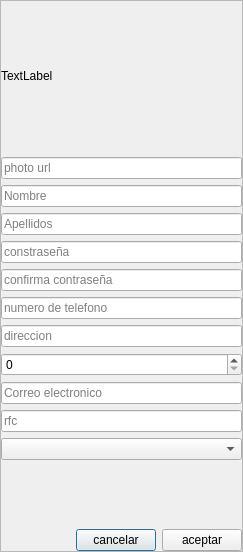
<?xml version="1.0" encoding="UTF-8"?>
<ui version="4.0">
 <class>Dialog</class>
 <widget class="QDialog" name="Dialog">
  <property name="geometry">
   <rect>
    <x>0</x>
    <y>0</y>
    <width>243</width>
    <height>552</height>
   </rect>
  </property>
  <property name="windowTitle">
   <string>Dialog</string>
  </property>
  <layout class="QVBoxLayout" name="verticalLayout">
   <property name="leftMargin">
    <number>0</number>
   </property>
   <property name="topMargin">
    <number>0</number>
   </property>
   <property name="rightMargin">
    <number>0</number>
   </property>
   <property name="bottomMargin">
    <number>0</number>
   </property>
   <item>
    <widget class="QFrame" name="frame">
     <property name="frameShape">
      <enum>QFrame::StyledPanel</enum>
     </property>
     <property name="frameShadow">
      <enum>QFrame::Raised</enum>
     </property>
     <layout class="QVBoxLayout" name="verticalLayout_3">
      <property name="leftMargin">
       <number>0</number>
      </property>
      <property name="topMargin">
       <number>0</number>
      </property>
      <property name="rightMargin">
       <number>0</number>
      </property>
      <property name="bottomMargin">
       <number>0</number>
      </property>
      <item>
       <layout class="QVBoxLayout" name="verticalLayout_2">
        <item>
         <widget class="QLabel" name="label">
          <property name="sizePolicy">
           <sizepolicy hsizetype="Preferred" vsizetype="Maximum">
            <horstretch>0</horstretch>
            <verstretch>150</verstretch>
           </sizepolicy>
          </property>
          <property name="minimumSize">
           <size>
            <width>0</width>
            <height>150</height>
           </size>
          </property>
          <property name="maximumSize">
           <size>
            <width>16777215</width>
            <height>150</height>
           </size>
          </property>
          <property name="text">
           <string>TextLabel</string>
          </property>
         </widget>
        </item>
        <item>
         <widget class="QLineEdit" name="input_photo_url">
          <property name="placeholderText">
           <string>photo url</string>
          </property>
         </widget>
        </item>
        <item>
         <widget class="QLineEdit" name="input_first_name">
          <property name="placeholderText">
           <string>Nombre</string>
          </property>
         </widget>
        </item>
        <item>
         <widget class="QLineEdit" name="input_last_name">
          <property name="placeholderText">
           <string>Apellidos</string>
          </property>
         </widget>
        </item>
        <item>
         <widget class="QLineEdit" name="input_password">
          <property name="placeholderText">
           <string>constraseña</string>
          </property>
         </widget>
        </item>
        <item>
         <widget class="QLineEdit" name="input_confirm_password">
          <property name="placeholderText">
           <string>confirma contraseña</string>
          </property>
         </widget>
        </item>
        <item>
         <widget class="QLineEdit" name="input_phone">
          <property name="placeholderText">
           <string>numero de telefono</string>
          </property>
         </widget>
        </item>
        <item>
         <widget class="QLineEdit" name="input_address">
          <property name="placeholderText">
           <string>direccion</string>
          </property>
         </widget>
        </item>
        <item>
         <widget class="QSpinBox" name="spin_box_cp">
          <property name="maximum">
           <number>999999</number>
          </property>
         </widget>
        </item>
        <item>
         <widget class="QLineEdit" name="input_email">
          <property name="placeholderText">
           <string>Correo electronico</string>
          </property>
         </widget>
        </item>
        <item>
         <widget class="QLineEdit" name="input_rfc">
          <property name="placeholderText">
           <string>rfc</string>
          </property>
         </widget>
        </item>
        <item>
         <widget class="QComboBox" name="combo_box_permissions"/>
        </item>
        <item>
         <spacer name="verticalSpacer">
          <property name="orientation">
           <enum>Qt::Vertical</enum>
          </property>
          <property name="sizeHint" stdset="0">
           <size>
            <width>20</width>
            <height>40</height>
           </size>
          </property>
         </spacer>
        </item>
        <item>
         <layout class="QHBoxLayout" name="horizontalLayout">
          <item>
           <spacer name="horizontalSpacer">
            <property name="orientation">
             <enum>Qt::Horizontal</enum>
            </property>
            <property name="sizeHint" stdset="0">
             <size>
              <width>40</width>
              <height>20</height>
             </size>
            </property>
           </spacer>
          </item>
          <item>
           <widget class="QPushButton" name="button_cancel">
            <property name="text">
             <string>cancelar</string>
            </property>
           </widget>
          </item>
          <item>
           <widget class="QPushButton" name="button_accept">
            <property name="text">
             <string>aceptar</string>
            </property>
           </widget>
          </item>
         </layout>
        </item>
       </layout>
      </item>
     </layout>
    </widget>
   </item>
  </layout>
 </widget>
 <resources/>
 <connections/>
</ui>
